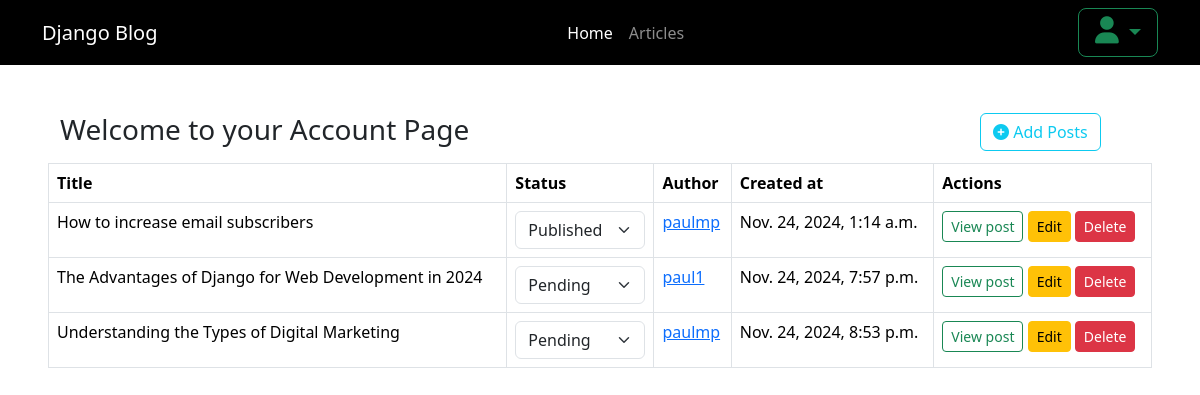
Before: /accounts/ (signed in) with the older database file.
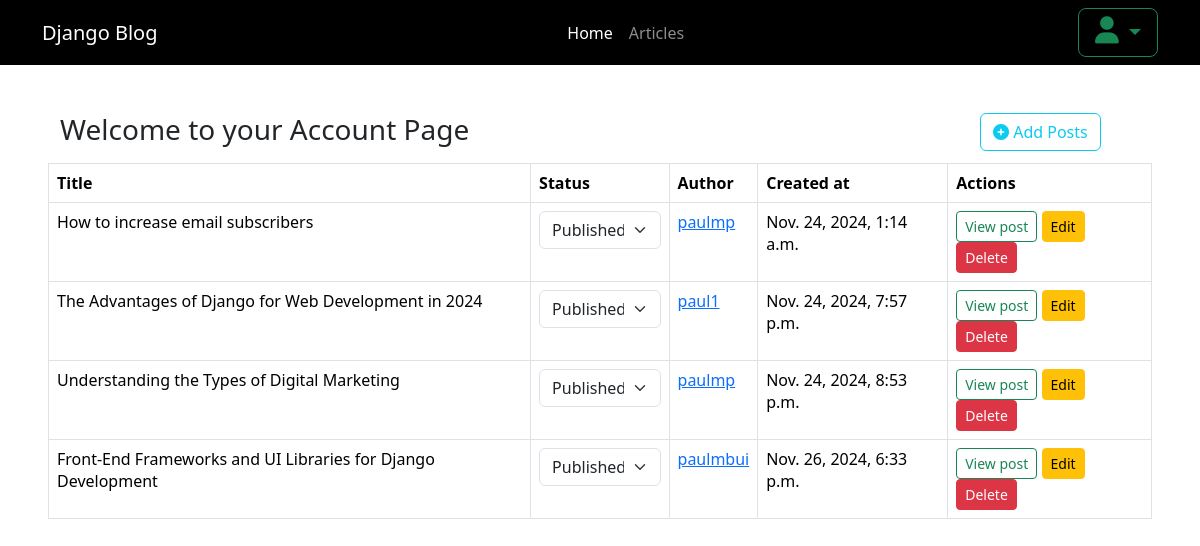
After: the same page with the newer database file.
### blog/models.py (models this page shows, shortened)
class BlogPost(models.Model):
    STATUS_CHOICES = (
        ('pending', 'Pending'),
        ('published', 'Published'),
    )
    title = models.CharField(max_length=200)
    featured_image = models.ImageField(upload_to='featured_images/')
    content =  FroalaField()
    slug = models.SlugField(unique=True)
    categories = models.ForeignKey(Category, on_delete=models.CASCADE, null=True, blank=True)
    created_at = models.DateTimeField(auto_now_add=True)
    status = models.CharField(max_length=10, choices=STATUS_CHOICES, default='pending')
    author = models.ForeignKey(settings.AUTH_USER_MODEL, on_delete=models.CASCADE, related_name='blog_posts')

### accounts/models.py (models this page shows, shortened)
class CustomUser(AbstractUser):
    email = models.EmailField(unique=True)
    bio = models.TextField(max_length=255, null=True, blank=True)
    gender = models.CharField(max_length=10, null=True, blank=True, choices=(('M', 'Male'), ('F', 'Female')))
    image = models.ImageField(upload_to="profile_pictures/", null=True, blank=True, default="profile_pictures/default.jpg")
    website = models.URLField(max_length=65, blank=True, null=True)
    phone = models.CharField(max_length=15, blank=True, null=True)
    slug = models.SlugField(max_length=65, unique=True, null=True, blank=True)
    def __str__(self):
        return self.username

### accounts/views.py (the view)
# urls.py: path('',account, name='account'),
@login_required
def account(request):
    if request.user.is_superuser:
        posts = BlogPost.objects.all()
    else:
        posts = BlogPost.objects.filter(author=request.user)
    return render(request, 'registration/account.html', {'posts': posts})

### froala_editor/fields.py (called while the page is built)
    def get_internal_type(self):
        return "TextField"

### accounts/templates/registration/account.html (shortened to what this page needs)
{% extends 'base.html' %}
{% block content %}
<main class=" p-5">
<div class="container">
    <div class="row">
        <div class="col-md-10">
                <h1 class="h3 mb-3 fw-normal">Welcome to your Account Page</h1>
        </div>
        <div class="col-md-2">
    <a href="{% url 'add_post' %}" class="btn btn-outline-info"><i class="fa fa-plus-circle"></i> Add Posts</a>
        </div>
    </div>
</div>
<div class="table-responsive">
    <table class="table table-bordered" id="postsTable">
    <thead>
        <tr>
            <th>Title</th>
            <th>Status</th>
            <th>Author</th>
            <th>Created at</th>
            <th>Actions</th>
        </tr>
    </thead>
    <tbody>
        {% for post in posts %}
        <tr>
            <td>{{ post.title }}</td>
            <td> {% if request.user.is_superuser or request.user.is_staff %}
                <select class="form-select status-select" data-post-id="{{ post.id }}">
                    {% for key, value in post.STATUS_CHOICES %}
                        <option value="{{ key }}" {% if post.status == key %}selected{% endif %}>
                            {{ value }}
                        </option>
                    {% endfor %}
                </select>
            {% else %}
                {{ post.get_status_display }}
            {% endif %}
            </td>
            <td>
                <a href="{% url 'author' post.author.username %}">{{ post.author }}</a>
            </td>
            <td>{{ post.created_at }}</td>
            <td>
                <a class="btn btn-outline-success btn-sm" href="/posts/{{post.slug}}/">View post</a>
                <a href="{% url 'edit_post' post.id %}" class="btn btn-warning btn-sm">Edit</a>
                <button class="btn btn-danger btn-sm" data-bs-toggle="modal" data-bs-target="#deleteModal-{{ post.id }}">Delete</button>
            </td>
        </tr>
        {% endfor %}
    </tbody>
</table>
</div>
</main>
{% endblock %}

Changed rows visible on the page:
changed BlogPost "The Advantages of Django for Web Development in 2024": status+id "Pending" → "Published"
changed BlogPost "Understanding the Types of Digital Marketing": status+id "Pending" → "Published"
added BlogPost: title "Front-End Frameworks and UI Libraries for Django Development", status+id "Published", author "paulmbui", created_at "Nov. 26, 2024, 6:33 p.m."
